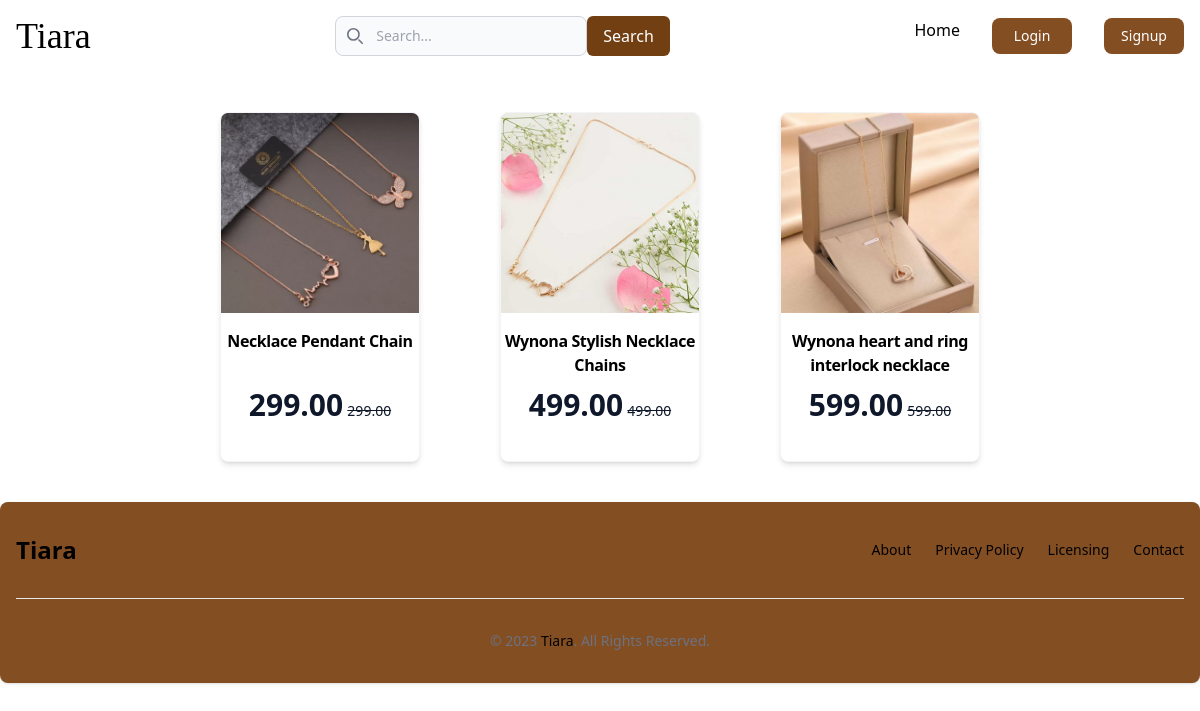
/category/3, run on an earlier commit of the app's database.
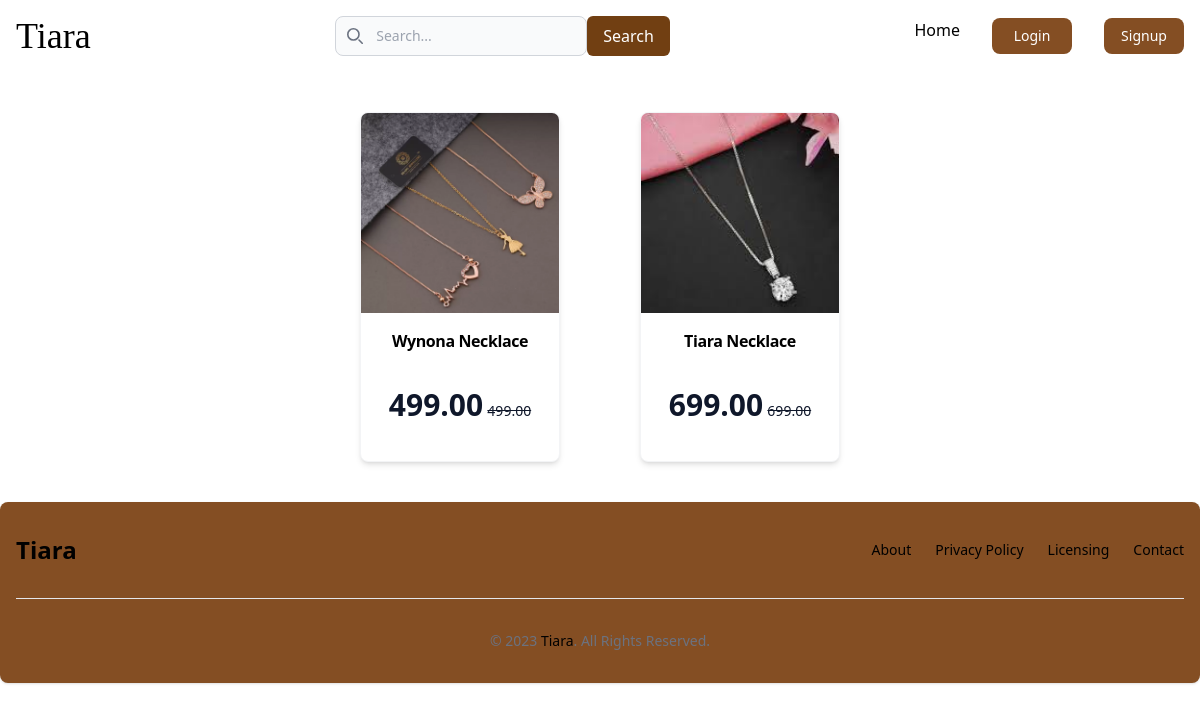
And on a later commit of the database.
### adminapp/models.py (models this page shows, shortened)
class Product(models.Model):
    productname=models.CharField(max_length=50)
    category=models.ForeignKey(Category,on_delete=models.CASCADE)
    price = models.DecimalField(default=0, max_digits=7, decimal_places=2)
    stock=models.IntegerField(default=0)
    details=models.CharField(max_length=100, default='None')
    description=models.TextField()
    img1=models.ImageField(upload_to='product_images',blank=True)
    img2=models.ImageField(upload_to='product_images',blank=True)
    img3=models.ImageField(upload_to='product_images',blank=True)
    img4=models.ImageField(upload_to='product_images',blank=True)
    active=models.BooleanField(default=True)
    varient = models.ForeignKey(Varient_color, on_delete=models.CASCADE, null=True, blank=True)

### authentication/views.py (the view)
# urls.py: path('category/<int:id>', views.category_product , name="categories"),
def category_product(request, id):
    categories = Category.objects.get(id=id)
    products = Product.objects.filter(category=categories, active=True)
    return render(request, 'user/categories.html', {'categories': categories, 'products': products})

### templates/user/categories.html (shortened to what this page needs)
{% extends 'base.html' %}
{% block content %}
<div class="flex items justify-center items-center md:flex-row pr-0 flex-col items-center">
    {% for product in products %}
    <a href="{% url 'product_details' product.id %}">
        <div class="m-10  max-w-xs overflow-hidden rounded-lg border border-gray-100 bg-white shadow-md transition-transform transform hover:scale-105" style="width: 200px; height: 350px;">
          <img class="object-cover" src="{{ product.img1.url }}" alt="product image" style="height: 200px; width: 200px; align-items: center;"/>
          <div class="mt-4 pb-5">
            <div class="flex justify-center", style="height: 50px; width: 100%;">
              <p class= "tracking-tight text-center font-semibold">{{ product.productname }}</p>
          </div>
            <div class="mt-2 mb-5 flex items-center justify-center">
              <p>
                <span class="text-3xl font-bold text-slate-900 text-center">{{ product.price }}</span>
                <span class="text-sm text-slate-900 line-through text-center">{{ product.price }}</span>
              </p>
            </div>
          </div>
        </div>
    {% endfor %}
</div>
{% endblock content %}

What changed in the data, as far as the page shows it:
no longer on this page (row edited): Product: img1 (picture), productname "Necklace Pendant Chain", price "299.00"
no longer on this page (row edited): Product: img1 (picture), productname "Wynona Stylish Necklace Chains", price "499.00"
no longer on this page (row edited): Product: img1 (picture), productname "Wynona heart and ring interlock necklace", price "599.00"
now on this page (row edited): Product: img1 (picture), productname "Wynona Necklace", price "499.00"
added Product: img1 (picture), productname "Tiara Necklace", price "699.00"
